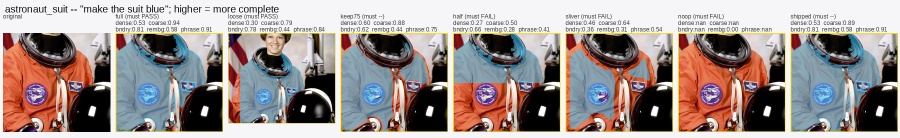
#> input picture evals/object_completeness/astronaut_suit.png, 1800 x 276 px, given in place of chart_bar.png, which was not available (shown at 1/2 size)
$ python frontier_editors.py
#> lines starting #> are read from the running program, lines starting #| are printed output that depends on the picture; after the words box and inside, x2 and y2 are one past the last pixel; in counts of white or black regions, pixels touching at a corner belong together
"""Does a frontier image editor, given the whole picture, change only what it was asked to?

    .venv/bin/python evals/frontier_editors.py [model ...]

Each model gets the whole image and one precise recolour instruction -- the way a person
uses it -- and is graded on the same mask:

  drift     what changed OUTSIDE the mask (`background_drift.drift`, after re-registering
            a reframed return, so it is a lower bound)
  intent    whether the asked-for change happened inside it (`background_drift.intent`)
  data      on the charts only: did the plotted values survive (bar heights in data units,
            per-series pixel overlap on the line chart)

and then again after `hybrid.paste` puts the model's pixels back inside the mask only, which
is what figsurgeon adds to any editor. A figsurgeon-only arm is the free baseline.

Models are OpenRouter ids, or `openai-api:<id>` for OpenAI's own Images API (e.g.
`openai-api:gpt-image-2.5-sunburst`, needs OPENAI_API_KEY). Every return is cached under
the out dir, so re-running grades again without paying again.
"""
import base64
import io
import json
import os
import sys

import numpy as np
from PIL import Image

HERE = os.path.dirname(os.path.abspath(__file__))
ROOT = os.path.dirname(HERE)
sys.path.insert(0, ROOT)
sys.path.insert(0, HERE)
sys.path.insert(0, os.path.join(ROOT, 'specs'))

from figsurgeon import objects                                # noqa: E402
from figsurgeon.compose import background, classify                     # noqa: E402
from figsurgeon.perceptual import delta_e
from figsurgeon.tools import dispatch                                   # noqa: E402
import background_drift as BD                                           # noqa: E402
import hybrid                                                           # noqa: E402
import openrouter_edit                                                  # noqa: E402
from recolour_vs_generative import CASES as PHOTO_CASES, load_case     # noqa: E402

OUT = os.path.join(HERE, 'out_frontier_editors')
MODELS = ['openai/gpt-5.4-image-2', 'google/gemini-3-pro-image']
PHOTOS = ['door', 'two_cars', 'coffee_cup', 'portrait_studio']
INSTRUCTION = ('Change the colour of {subject} to {words}. Keep everything else in the '
               'image exactly as it is.')

BAR_BLUE, BAR_ORANGE, BAR_NAVY = (31, 119, 180), (255, 127, 14), (0, 64, 122)
BAR_PX_PER_UNIT = (617 - 89) / 60          # chart_bar.png: y=0 at row 617, y=60 at row 89


# Judged by eye at 1:1 (2026-09-24, google/gemini-3-pro-image, one call per case). The drift
# numbers overstate photos: the background is regenerated at the pixel level (wood grain,
# grass) but reads as unchanged, and every return comes back at ~1 MP whatever was sent.
JUDGED = {
    'chart_bar': 'exact colour (dE 0.009), all 8 bar heights within 1 px; excellent',
    'chart_lines': 'right recolour, legend too; the recoloured line redrawn 2.5 px higher '
                   '(0.06 data units), other series within resampling; frame stretched 0.6%',
    'door': 'clean recolour, nothing else visibly changed; 1920x1278 returned as 1264x848',
    'two_cars': 'clean, second car left red, bumper included (our mask misses it); 1200x896',
    'coffee_cup': 'cup and saucer recoloured, table intact to the eye; 600x400 -> 1264x848',
    'portrait_studio': 'refused: PROHIBITED_CONTENT',
}


def _saturated(a):
    a = a.astype(int)
    return (a.max(axis=2) - a.min(axis=2)) > 40


def bar_centres(img):
    """Centre column of every bar, found by colour in the ORIGINAL so each output is read at
    the same places (blue and orange bars touch, so saturation alone merges them)."""
    a = np.asarray(img.convert('RGB')).astype(int)
    centres = []
    for colour in (BAR_BLUE, BAR_ORANGE):
        row = (np.abs(a[600] - colour).max(axis=1) < 40).astype(int)
        edges = np.flatnonzero(np.diff(np.r_[0, row, 0]))
        centres += [(x0 + x1) // 2 for x0, x1 in zip(edges[::2], edges[1::2])]
    return centres


# [12 lines left out: functions bar_heights, series_overlap, not called in this run]


def chart_cases():
    bar = Image.open(os.path.join(HERE, '_corpus', 'agent_loop', 'chart_bar.png')).convert('RGB')
#> bar is the input picture: PIL image 1800x276 RGB; mean R, G, B 158.2, 146.8, 143.6
    a = np.asarray(bar).astype(int)
    bar_mask = (np.abs(a - BAR_BLUE).max(axis=2) < 40).astype(float)
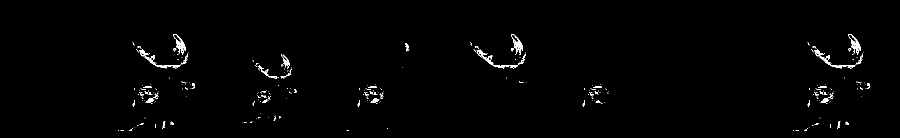
#> bar_mask: shape (276, 1800) float64 (shown at 1/2 size); values 0 (black) and 1 (white), 0.93% white in thin lines or dots, all inside (x1, y1, x2, y2) = (236, 68, 1740, 262)
    centres = bar_centres(bar)
#> after the loop in bar_centres, `for colour in (BAR_BLUE, BAR_ORANGE):`: centres = []

    from timeseries_demo import SPEC
    ts = Image.open(os.path.join(ROOT, 'tests', 'data', 'timeseries_demo.png')).convert('RGB')
    t = np.asarray(ts)
    ts_masks, _, _ = classify(t, background(t, SPEC), SPEC)
    ts_mask = _grow(ts_masks['mlp'], 1)        # plus the line's anti-aliased rim

    return [
        {'id': 'chart_bar', 'image': bar, 'mask': bar_mask, 'to_rgb': BAR_NAVY,
         'subject': 'the blue bars (Sales) and their legend swatch',
         'words': 'dark navy #00407A',
         # No figsurgeon-only arm: replace_colour moves hue only, and navy is the same hue
         # as the original blue, so it has no exact-colour recolour for this without a spec.
         'ours': None,
         'data': lambda im: {'bar_heights': bar_heights(im, centres)},
         'truth': {'bar_heights': bar_heights(bar, centres)}},
        {'id': 'chart_lines', 'image': ts, 'mask': ts_mask, 'to_rgb': (200, 0, 0),
         'subject': 'the green MLP line', 'words': 'red',
         'ours': lambda im: dispatch('replace_colour', {'from_rgb': [0, 128, 0],
                                                        'to_rgb': [200, 0, 0]}, im)[0],
         'data': lambda im: {'series_iou': series_overlap(im, SPEC, ts_masks)}},
    ]


def _grow(mask, r):
    from scipy.ndimage import binary_dilation
    return binary_dilation(mask, iterations=r).astype(float)


# The README's horse: CC0, Benny Jackson via Unsplash,
# https://commons.wikimedia.org/wiki/File:Horse_in_a_snowy_field_in_close-up_(Unsplash).jpg
# (fetched at 1920 px wide into evals/_corpus/readme/).
README_CASES = [
    {'id': 'horse_snow', 'image': 'readme/horse_snow.jpg', 'box': [40, 270, 870, 1339],
     'subject': 'the horse', 'to_rgb': [25, 25, 25], 'words': 'black'},
]


# [77 lines left out: functions photo_cases, openai_edit, returned, grade, not called in this run]


def run(models):
    os.makedirs(OUT, exist_ok=True)
    rows = []
    for case in chart_cases() + photo_cases():
        before = case['image']
        instruction = INSTRUCTION.format(subject=case['subject'], words=case['words'])
        print(f'\n=== {case["id"]} {before.size[0]}x{before.size[1]}: "{instruction}"')
        if 'truth' in case:
            print(f'    original data: {case["truth"]}')
        if case['ours']:
            ours = case['ours'](before)
            rows.append({'case': case['id'], 'arm': 'figsurgeon only', **grade(case, ours)})
            print(f'    {"figsurgeon only":40s} {rows[-1]}')
        for model in models:
            got, meta = returned(case, model, instruction)
            if got is None:
                continue
            aligned, covered, notes = BD.align(before, got)
            raw = {'case': case['id'], 'arm': model,
                   **grade(case, aligned, covered, got.size),
                   'returned': list(got.size), 'cost': (meta.get('usage') or {}).get('cost')}
            pasted, _ = hybrid.paste(before, aligned, case['mask'], covered=covered)
            fixed = {'case': case['id'], 'arm': model + ' + figsurgeon',
                     **grade(case, pasted)}
            rows += [raw, fixed]
            for r in (raw, fixed):
                print(f'    {r["arm"]:40s} {r}')
            for n in notes:
                print(f'        {n}')
            BD.sheet(os.path.join(OUT, f'{case["id"]}__{model.replace("/", "_").replace(":", "_")}_sheet.png'),
                     before, aligned, case['mask'], model, covered)
    json.dump(rows, open(os.path.join(OUT, 'rows.json'), 'w'), indent=2, default=str)
    print(f'\nrows and sheets in {OUT} -- look at the sheets before trusting any number')
    return rows


if __name__ == '__main__':
#> (the run stopped early here; a loop or call above may not have finished)

$ run again, on evals/object_completeness/camera_man.png
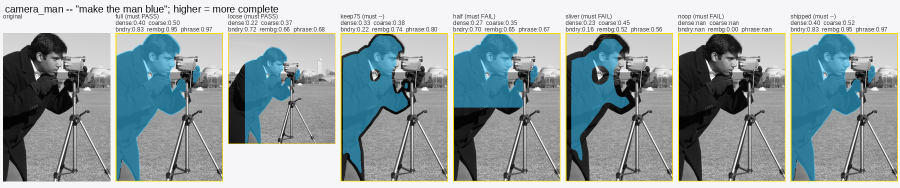
#> input picture evals/object_completeness/camera_man.png, 1800 x 375 px, given in place of chart_bar.png, which was not available (shown at 1/2 size)
#> in chart_cases, bar is the input picture: PIL image 1800x375 RGB; mean R, G, B 150.1, 161.7, 163.4
#> in chart_cases, `bar_mask = (np.abs(a - BAR_BLUE).max(axis=2) < 40).astype(float)`:
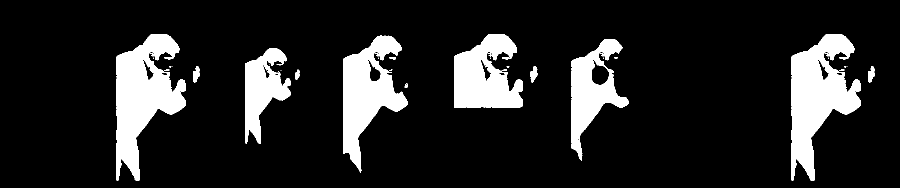
#> bar_mask: shape (375, 1800) float64 (shown at 1/2 size); values 0 (black) and 1 (white), 14.1% white; 37 white regions (24 under 20 px), largest, box (x1, y1, x2, y2) and area: (233, 68, 371, 361) 21317, (1583, 68, 1721, 361) 21315, (686, 71, 815, 346) 16634
#> after the loop in bar_centres, `for colour in (BAR_BLUE, BAR_ORANGE):`: centres = []
